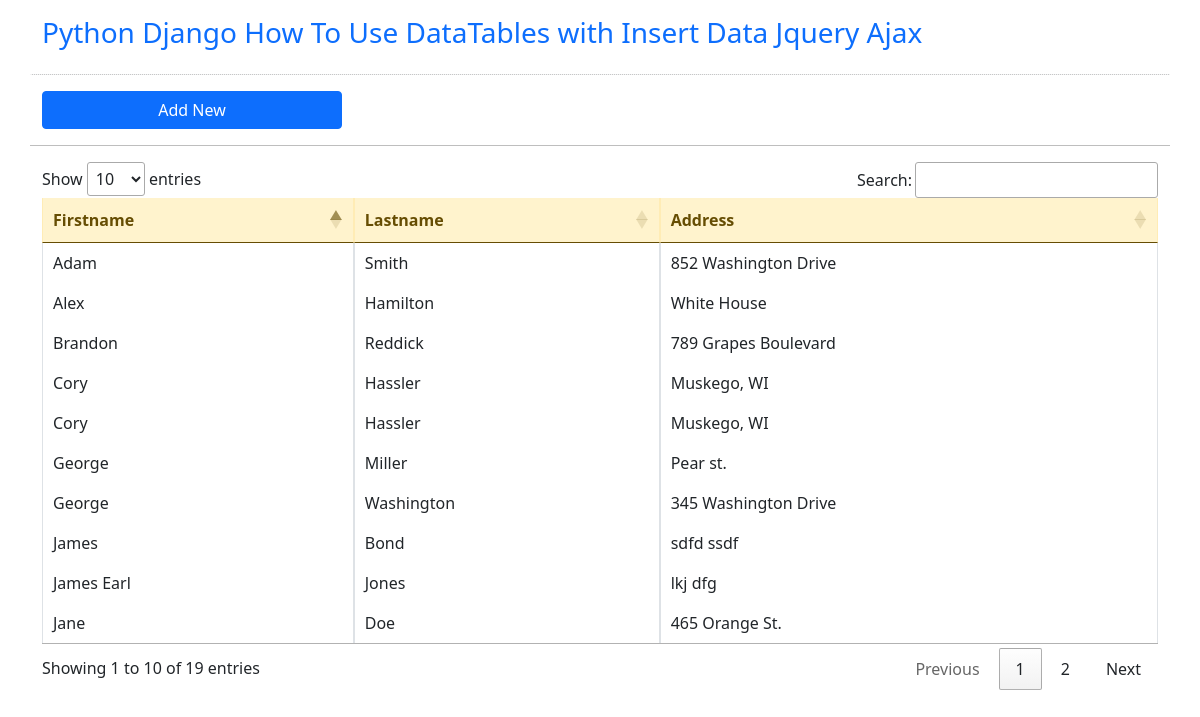
The page / on the database its author committed.
### myapp/models.py (models this page shows, shortened)
class Member(models.Model):
    firstname = models.CharField(max_length=50)
    lastname = models.CharField(max_length=50)
    address = models.CharField(max_length=50)

### myapp/views.py (the view)
# urls.py: path('', views.index, name='index'),
def index(request):
    all_members = Member.objects.all()
    return render(request, "datatables/index.html", {"all_members": all_members})

### myapp/templates/datatables/index.html (shortened to what this page needs)
{% extends 'datatables/base.html' %}
{% block body %}
<p>
<button type="button" class="btn btn-primary" data-bs-toggle="modal" data-bs-target="#addnewmember" style="width:300px;">
  Add New
</button>
</p>
<hr style="border-top:1px solid #000; clear:both;"/>
<table id = "table" class = "table table-bordered">
    <thead class="alert-warning">
        <tr>
            <th>Firstname</th>
            <th>Lastname</th>
            <th>Address</th>
        </tr>
    </thead>
    <tbody>
        {% for member in all_members %}
        <tr>
            <td>{{ member.firstname }}</td>
            <td>{{ member.lastname }}</td>
            <td>{{ member.address  }}</td>
        </tr>
        {% endfor %}
    </tbody>
</table>
{% endblock %}

### myapp/templates/datatables/base.html (shortened to what this page needs)
<!DOCTYPE html>
<html lang="en">
<head>
    <link rel="stylesheet" type="text/css" href="https://cdn.jsdelivr.net/npm/bootstrap@5.0.2/dist/css/bootstrap.min.css"/>
    <link rel = "stylesheet" type = "text/css" href = "https://cdn.datatables.net/1.11.5/css/jquery.dataTables.min.css"/>
</head>
<body>
<div class="container">
    <div class="row">
        <p><h3 class="text-primary">Python Django How To Use DataTables with Insert Data Jquery Ajax</h3></p>
        <hr style="border-top:1px dotted #ccc;"/>
        {% block body %}
        {% endblock %}
    </div>
</div>
</body>
</html>

### rows shown on the page
Member: firstname "Jane", lastname "Doe", address "465 Orange St."
Member: firstname "George", lastname "Miller", address "Pear st."
Member: firstname "Brandon", lastname "Reddick", address "789 Grapes Boulevard"
Member: firstname "Adam", lastname "Smith", address "852 Washington Drive"
Member: firstname "George", lastname "Washington", address "345 Washington Drive"
Member: firstname "Alex", lastname "Hamilton", address "White House"
Member: firstname "Cory", lastname "Hassler", address "Muskego, WI"
Member: firstname "Cory", lastname "Hassler", address "Muskego, WI"
Member: firstname "James", lastname "Bond", address "sdfd ssdf"
Member: firstname "James Earl", lastname "Jones", address "lkj dfg"
